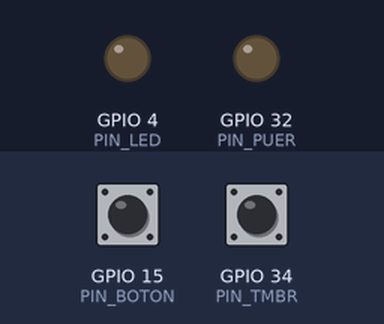
The sketch below on a simulated ESP32. On the bench: output pins drawn as LEDs (lit = HIGH). The test bench sets the inputs (shaded band); at power-on: GPIO 15 (PIN_BOTON) HIGH, GPIO 34 (PIN_TMBR) HIGH. What the sketch prints to the serial monitor is not drawn.

Above: at 1.2 s.
1.3 s: GPIO 15 (PIN_BOTON) pulled LOW for 0.15 s
At 1.37 s:
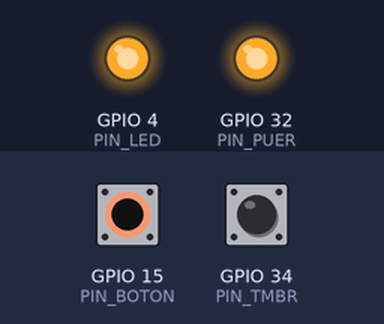
2.9 s: GPIO 15 (PIN_BOTON) pulled LOW for 3.2 s
At 7.5 s:
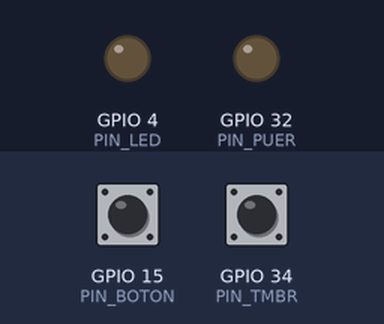
Timing chart, 0 to 9.0 s (numbered marks = the images above; inputs shaded):
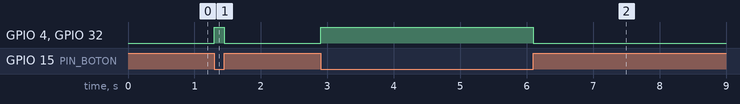

Measured:
- after the input at 1.3 s, GPIO 4 (PIN_LED), GPIO 32 (PIN_PUER): LOW → HIGH at once, → LOW 0.15 s later
- after the input at 2.9 s, GPIO 4 (PIN_LED), GPIO 32 (PIN_PUER): LOW → HIGH at once, → LOW 3.2 s later

The sketch:

prueba_circuitosAuxiliares.ino
```cpp
#define PIN_BOTON 15
#define PIN_TMBR 34    	// pin del esp32 conectado al timbre
#define PIN_DCOL 33    	// pin del esp32 conectado a descolgar
#define PIN_PUER 32   	// pin del esp32 conectado a la puerta
#define PIN_LED 4    	// pin del esp32 conectado al led


void iniPin(){
	pinMode(PIN_TMBR,INPUT);	// timbre
	pinMode(PIN_BOTON,INPUT); 	// botón
	pinMode(PIN_DCOL,OUTPUT);	// descolgar
	pinMode(PIN_PUER,OUTPUT);	// puerta
	pinMode(PIN_LED,OUTPUT);	// LED
}

void setup() {
  Serial.begin(115200);
	iniPin();
  Serial.println("Iniciado..");
}


void loop() {

	if(!digitalRead(PIN_BOTON))
	{
		if(!digitalRead(PIN_TMBR)) {
			digitalWrite(PIN_DCOL,HIGH);
			digitalWrite(PIN_PUER,LOW);
			digitalWrite(PIN_LED,LOW);
		} else {
			digitalWrite(PIN_DCOL,LOW);
			digitalWrite(PIN_PUER,HIGH);
			digitalWrite(PIN_LED,HIGH);
		}
	} else {
		digitalWrite(PIN_DCOL,LOW);
		digitalWrite(PIN_PUER,LOW);
		digitalWrite(PIN_LED,LOW);
	}
}
```
